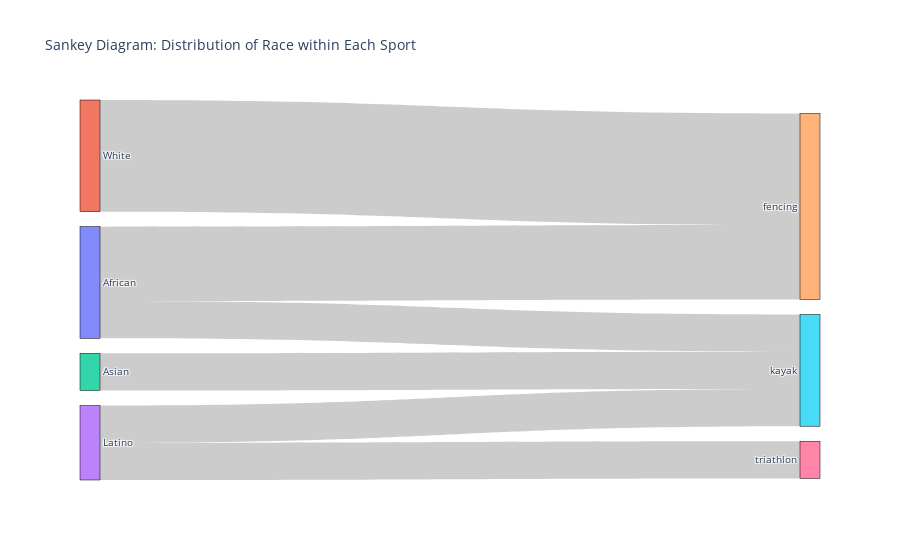

The code cell stored with this chart in its notebook:
### Markdown cell above
26. Create a sankey diagram to show the groups of race within each sport

### Code cell
import pandas as pd
import plotly.graph_objects as go


ethni_col = 'Ethnicity' 
sport_col = 'sport' 

races = df_Athletes[ethni_col].unique()
sports = df_Athletes[sport_col].unique()

labels = list(races) + list(sports)

source = []
target = []
value = []

for i, race in enumerate(races):
    for j, sport in enumerate(sports):
        count = df_Athletes[(df_Athletes[ethni_col] == race) & (df_Athletes[sport_col] == sport)].shape[0]
        if count > 0:
            source.append(i)  # Index of the race in the labels list
            target.append(len(races) + j)  # Index of the sport in the labels list
            value.append(count)


fig = go.Figure(data=[go.Sankey(
    node=dict(
        pad=15,
        thickness=20,
        line=dict(color="black", width=0.5),
        label=labels,
    ),
    link=dict(
        source=source,
        target=target,
        value=value,
    )
)])

fig.update_layout(title_text="Sankey Diagram: Distribution of Race within Each Sport", font_size=10)
fig.show()

### Figure 1 — Plotly figure (JSON) as saved in the notebook; plotly's stock layout.template omitted (floating-point values rounded to 4 significant figures)
{"data": [{"link": {"source": [0, 0, 1, 2, 3, 3], "target": [4, 5, 4, 5, 5, 6], "value": [4, 2, 6, 2, 2, 2]}, "node": {"label": ["African", "White", "Asian", "Latino", "fencing", "kayak", "triathlon"], "line": {"color": "black", "width": 0.5}, "pad": 15, "thickness": 20}, "type": "sankey"}], "layout": {"autosize": true, "font": {"size": 10}, "title": {"text": "Sankey Diagram: Distribution of Race within Each Sport"}}}
